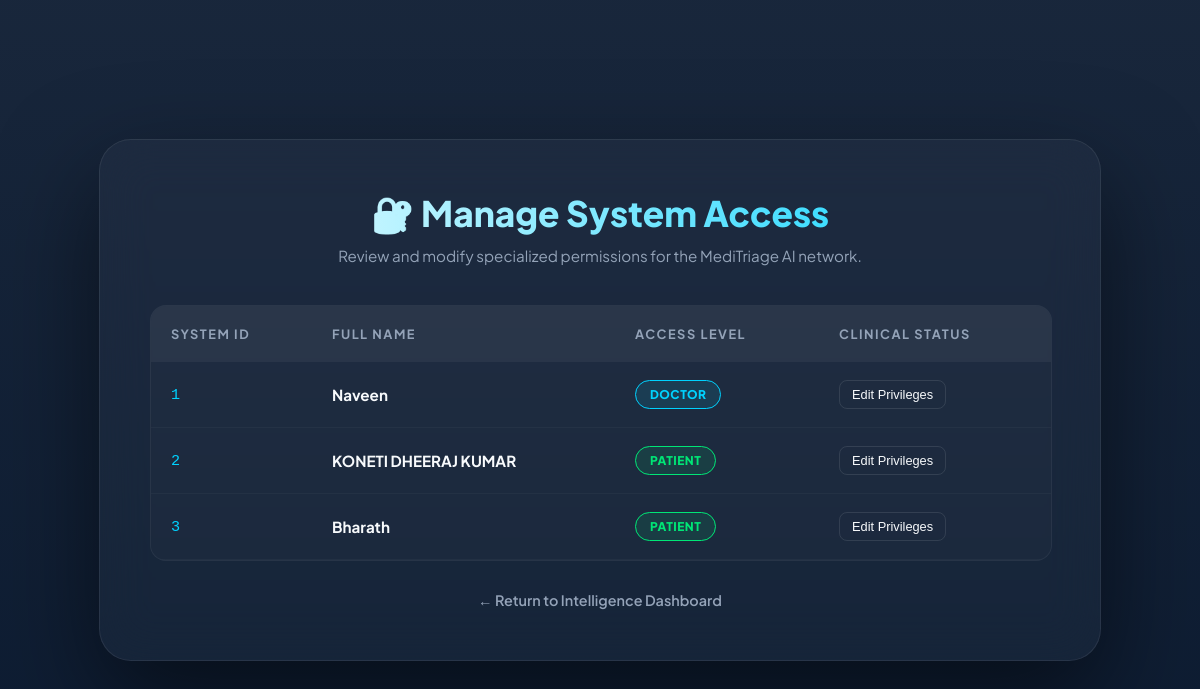
The app's page /admin/manage_roles (signed in) with its own data.
### tables this page shows
CREATE TABLE users (
    id INTEGER PRIMARY KEY AUTOINCREMENT,
    name TEXT NOT NULL,
    email TEXT UNIQUE NOT NULL,
    password TEXT NOT NULL,
    role TEXT NOT NULL,
    specialization TEXT,
    hospital_id TEXT
, hospital TEXT, is_active INTEGER DEFAULT 1);

### app.py (the view)
@app.route("/admin/manage_roles")
def manage_roles():
    if "role" not in session or session["role"] != "admin":
        return redirect("/login")
    conn = sqlite3.connect("database.db")
    cursor = conn.cursor()
    cursor.execute("SELECT id, name, role FROM users")
    users = cursor.fetchall()
    conn.close()
    return render_template("manage_roles.html", users=users)

### templates/manage_roles.html (shortened to what this page needs)
<!DOCTYPE html>
<html lang="en">
<head>
    <link href="https://unpkg.com/aos@2.3.1/dist/aos.css" rel="stylesheet">
</head>
<body>
<div class="manage-card" data-aos="zoom-in" data-aos-duration="800">
    <div class="header-box">
        <h2>🔐 Manage System Access</h2>
        <p>Review and modify specialized permissions for the MediTriage AI network.</p>
    </div>
    <div class="table-container">
        <table>
            <thead>
                <tr>
                    <th>System ID</th>
                    <th>Full Name</th>
                    <th>Access Level</th>
                    <th>Clinical Status</th>
                </tr>
            </thead>
            <tbody>
                {% for user in users %}
                <tr>
                    <td style="font-family: monospace; color: var(--primary-neon);">
                        {{ user[0] }}
                    </td>
                    <td style="font-weight: 700;">
                        {{ user[1] }}
                    </td>
                    <td>
                        {% if user[2] == 'Doctor' %}
                            <span class="role-badge badge-doctor">Doctor</span>
                        {% elif user[2] == 'Admin' %}
                            <span class="role-badge badge-admin">Admin</span>
                        {% else %}
                            <span class="role-badge badge-patient">Patient</span>
                        {% endif %}
                    </td>
                    <td>
                        <a href="/admin/edit_privileges/{{ user[0] }}">
                            <button class="action-btn">Edit Privileges</button>
                        </a>
                    </td>
                </tr>
                {% endfor %}
            </tbody>
        </table>
    </div>
    <div style="text-align: center;">
        <a href="/admin_dashboard" class="back-btn">← Return to Intelligence Dashboard</a>
    </div>
</div>
</body>
</html>

### templates/manage_roles.html (style rules this page uses)
:root { --bg-dark: #0a192f; --primary-neon: #00d2ff; --accent-purple: #9d50bb; --text-bright: #f8fafc; --text-dim: #94a3b8; --glass: rgba(255, 255, 255, 0.03); --role-admin: #ff4d4d; --role-doctor: #00d2ff; --role-patient: #00e676; }
body { margin: 0; padding: 0; font-family: 'Plus Jakarta Sans', sans-serif; background: linear-gradient(to bottom, rgba(10, 25, 47, 0.94), rgba(10, 25, 47, 0.99)), url('https://images.unsplash.com/photo-1639322537228-f710d846310a?auto=format&fit=crop&q=80&w=2000'); background-size: cover; background-attachment: fixed; color: var(--text-bright); min-height: 100vh; display: flex; flex-direction: column; align-items: center; justify-content: center; overflow-x: hidden; }
.manage-card { background: var(--glass); backdrop-filter: blur(25px); border-radius: 32px; padding: 50px; width: 90%; max-width: 900px; border: 1px solid rgba(255, 255, 255, 0.08); box-shadow: 0 40px 100px rgba(0, 0, 0, 0.5); margin: 40px 0; }
.header-box { text-align: center; margin-bottom: 40px; }
.header-box h2 { font-size: 2.2rem; font-weight: 800; margin: 0; background: linear-gradient(to right, #fff, var(--primary-neon)); -webkit-background-clip: text; -webkit-text-fill-color: transparent; }
.header-box p { color: var(--text-dim); font-size: 0.95rem; margin-top: 10px; }
.table-container { width: 100%; overflow-x: auto; border-radius: 16px; background: rgba(255, 255, 255, 0.02); border: 1px solid rgba(255, 255, 255, 0.05); }
table { width: 100%; border-collapse: collapse; text-align: left; }
th { padding: 20px; background: rgba(255, 255, 255, 0.05); color: var(--text-dim); font-size: 0.8rem; text-transform: uppercase; letter-spacing: 1.5px; font-weight: 700; }
td { padding: 18px 20px; border-bottom: 1px solid rgba(255, 255, 255, 0.03); font-size: 0.95rem; }
.role-badge { padding: 6px 14px; border-radius: 50px; font-size: 0.75rem; font-weight: 800; text-transform: uppercase; letter-spacing: 0.5px; display: inline-block; }
.badge-doctor { background: rgba(0, 210, 255, 0.1); color: var(--role-doctor); border: 1px solid var(--role-doctor); }
.badge-patient { background: rgba(0, 230, 118, 0.1); color: var(--role-patient); border: 1px solid var(--role-patient); }
.action-btn { background: transparent; border: 1px solid rgba(255, 255, 255, 0.1); color: var(--text-bright); padding: 6px 12px; border-radius: 8px; font-size: 0.8rem; cursor: pointer; transition: 0.3s; }
.back-btn { display: inline-block; margin-top: 30px; color: var(--text-dim); text-decoration: none; font-weight: 600; font-size: 0.9rem; transition: 0.3s; }

### records on screen
users: id "1", name "Naveen", role "DOCTOR"
users: id "2", name "KONETI DHEERAJ KUMAR", role "PATIENT"
users: id "3", name "Bharath", role "PATIENT"
